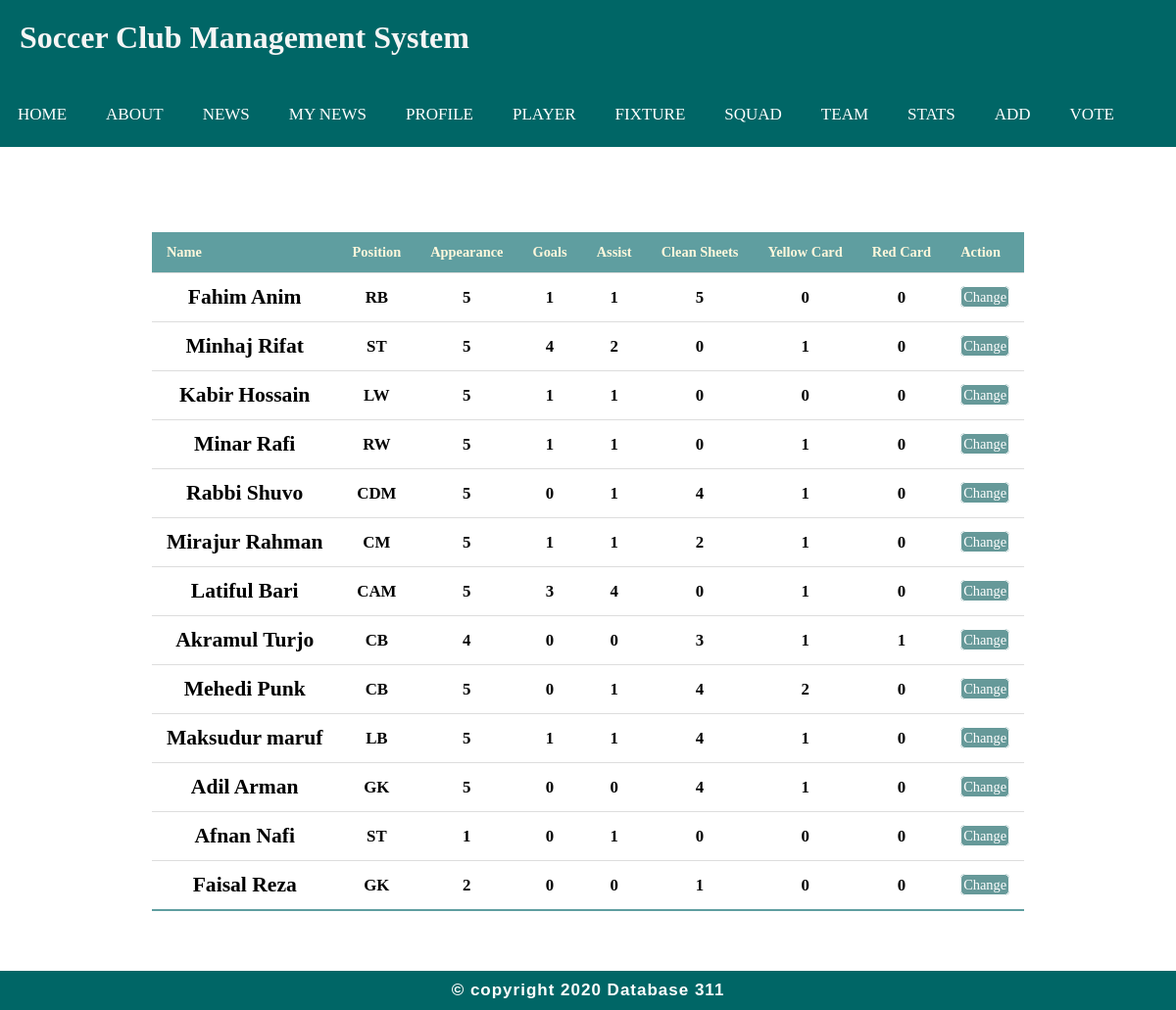
The app's page /teamstats.php (signed in) with its own data.
### tables this page shows
CREATE TABLE `player` (
  `Id` int(11) NOT NULL,
  `username` varchar(255) NOT NULL,
  `email` varchar(200) NOT NULL,
  `password` varchar(255) NOT NULL,
  `f_name` varchar(200) NOT NULL,
  `l_name` varchar(255) NOT NULL,
  `date_of_birth` date NOT NULL,
  `contact` int(11) NOT NULL,
  `position` varchar(255) NOT NULL,
  `strong_foot` varchar(255) NOT NULL,
  `hired_date` timestamp NOT NULL DEFAULT current_timestamp() ON UPDATE current_timestamp(),
  `contract` int(11) NOT NULL,
  `agent_id` varchar(255) NOT NULL,
  `Team_id` int(11) NOT NULL,
  `appearance` int(11) NOT NULL,
  `goals` int(11) NOT NULL,
  `assist` int(11) NOT NULL,
  `clean_sheet` int(11) NOT NULL,
  `yellow_card` int(11) NOT NULL,
  `red_card` int(11) NOT NULL,
  `Main_Team` varchar(255) NOT NULL
);

### teamstats.php (the view, shortened to what this page needs)
 <?php include("index1.php"); ?>
 <center>
 <table class="pd_table">
    <tr align="center">
    <th><b>Name</b></th>
      <th><b>Position</b></th>
      <th><b>Appearance</b></th>
      <th><b>Goals</b></th>
      <th><b>Assist</b></th>
      <th><b>Clean Sheets</b></th>
      <th><b>Yellow Card</b></th>
      <th><b>Red Card</b></th>
      <th><b>Action</b></th>
    </tr>
<?php  if(isset($_COOKIE["currentUser"])){
      $cuser = $_COOKIE["currentUser"];
      $sql="SELECT DISTINCT player.Id,player.f_name,player.l_name,player.position,player.appearance,player.goals,player.assist,player.clean_sheet,player.yellow_card,player.red_card FROM player,team,admin WHERE player.Team_id=team.Team_Id AND team.manager_username='$cuser'";
      $run=mysqli_query($link,$sql);
      if($run==true){
        while($row=mysqli_fetch_array($run)){?>
          <tr align="center">
          <td><h2><?php echo $row["f_name"]," ".$row["l_name"];?></h2></td>
          <td><h3>
           <?php echo $row["position"]?></h3></td>
          <td><h3>
           <?php echo $row["appearance"]?></h3></td>
          <td><h3>
          <?php echo $row["goals"];?></h3></td>
          <td><h3>
          <?php echo $row["assist"];?></h3></td>
          <td><h3>
          <?php echo $row["clean_sheet"];?></h3></td>
          <td><h3>
          <?php echo $row["yellow_card"];?></h3></td>
          <td><h3>
          <?php echo $row["red_card"];?></h3></td>
          <td><a  style="background :#669999;border:1px solid ;border-radius:5px;color:white;padding:2px;text-decoration: none;" href="form11.php?edit_id=<?php echo $row["Id"];?>">Change</a></td>
</tr>
        <?php  }
       }
     } ?>
     </table>
   </center>
    <br><br>
    <?php include("footer.php"); ?>

### test.css (style rules this page uses)
* { margin: 0; padding: 0; box-sizing: border-box; }
.pd_table { border-collapse: collapse; margin: 25px 0; font-size: 0.9em; min-width: 400px; top: 0; }
.pd_table th { background-color: cadetblue; color: cornsilk; text-align: left; font-weight: bold; }
.pd_table th, .pd_table td { padding: 12px 15px; }
.pd_table tr { border-bottom: 1px solid #dddddd; }
.pd_table tbody tr:nth-of-type(even) { background-color: #ffffff; }
.pd_table tbody tr:last-of-type { border-bottom: 2px solid cadetblue ; }

### records on screen
player: f_name "Fahim", l_name "Anim", position "RB", appearance "5", goals "1", assist "1", clean_sheet "5", yellow_card "0", red_card "0"
player: f_name "Minhaj", l_name "Rifat", position "ST", appearance "5", goals "4", assist "2", clean_sheet "0", yellow_card "1", red_card "0"
player: f_name "Kabir", l_name "Hossain", position "LW", appearance "5", goals "1", assist "1", clean_sheet "0", yellow_card "0", red_card "0"
player: f_name "Minar", l_name "Rafi", position "RW", appearance "5", goals "1", assist "1", clean_sheet "0", yellow_card "1", red_card "0"
player: f_name "Rabbi", l_name "Shuvo", position "CDM", appearance "5", goals "0", assist "1", clean_sheet "4", yellow_card "1", red_card "0"
player: f_name "Mirajur", l_name "Rahman", position "CM", appearance "5", goals "1", assist "1", clean_sheet "2", yellow_card "1", red_card "0"
player: f_name "Latiful", l_name "Bari", position "CAM", appearance "5", goals "3", assist "4", clean_sheet "0", yellow_card "1", red_card "0"
player: f_name "Akramul", l_name "Turjo", position "CB", appearance "4", goals "0", assist "0", clean_sheet "3", yellow_card "1", red_card "1"
player: f_name "Mehedi", l_name "Punk", position "CB", appearance "5", goals "0", assist "1", clean_sheet "4", yellow_card "2", red_card "0"
player: f_name "Maksudur", l_name "maruf", position "LB", appearance "5", goals "1", assist "1", clean_sheet "4", yellow_card "1", red_card "0"
player: f_name "Adil", l_name "Arman", position "GK", appearance "5", goals "0", assist "0", clean_sheet "4", yellow_card "1", red_card "0"
player: f_name "Afnan", l_name "Nafi", position "ST", appearance "1", goals "0", assist "1", clean_sheet "0", yellow_card "0", red_card "0"
player: f_name "Faisal", l_name "Reza", position "GK", appearance "2", goals "0", assist "0", clean_sheet "1", yellow_card "0", red_card "0"
